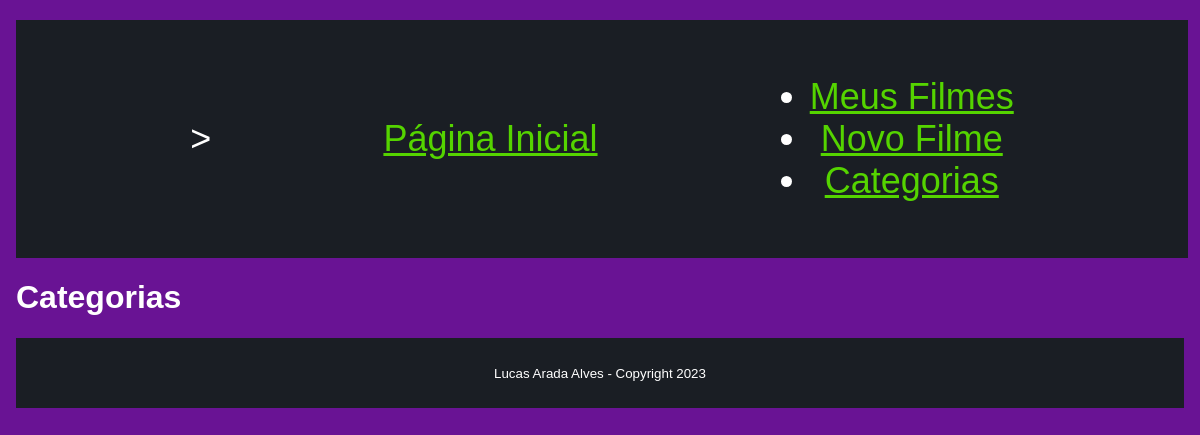
/categories/, run on an earlier commit of the app's database.
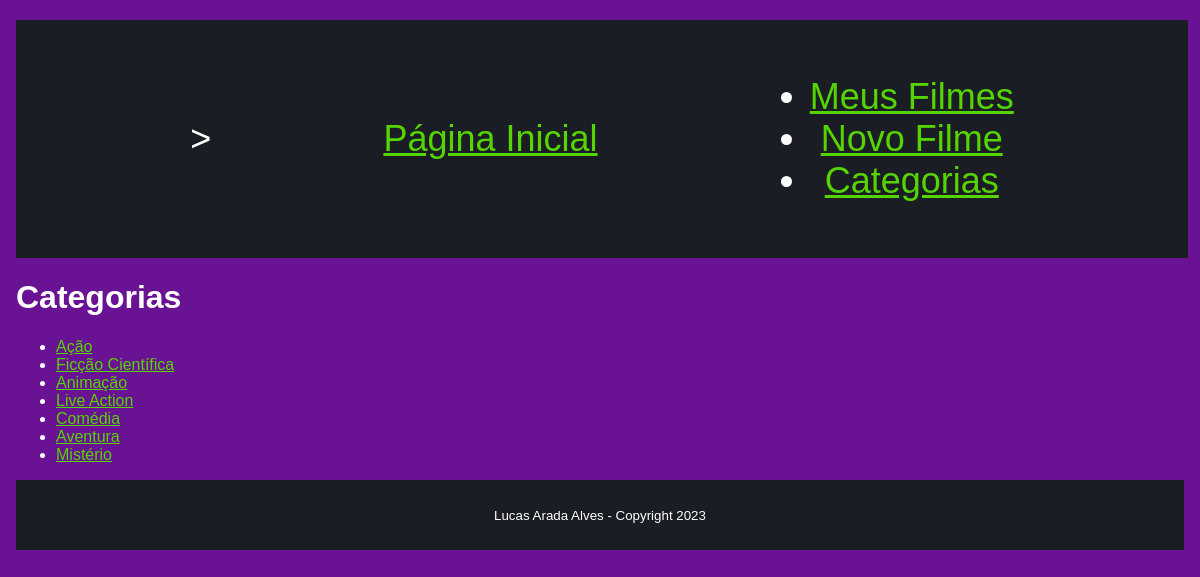
And on a later commit of the database.
### sitePages/models.py (models this page shows, shortened)
class Category(models.Model):
    name = models.CharField(max_length=100)

### sitePages/views.py (the view)
# urls.py: path('categories/', views.categoryList, name='categoryList'),
def categoryList(request):
    categories = Category.objects.all()
    return render(request, 'sitePages/categoryList.html', {'categories': categories})

### sitePages/templates/sitePages/categoryList.html
{% extends 'base.html' %}
{% block content %}
  <h1>Categorias</h1>
  <ul>
    {% for category in categories %}
      <li><a href="{% url 'categoryDetail' pk=category.id %}">{{ category.name }}</a></li>
    {% endfor %}
  </ul>
{% endblock %}

What changed in the data, as far as the page shows it:
added Category: name "Ação"
added Category: name "Ficção Científica"
added Category: name "Animação"
added Category: name "Live Action"
added Category: name "Comédia"
added Category: name "Aventura"
added Category: name "Mistério"
